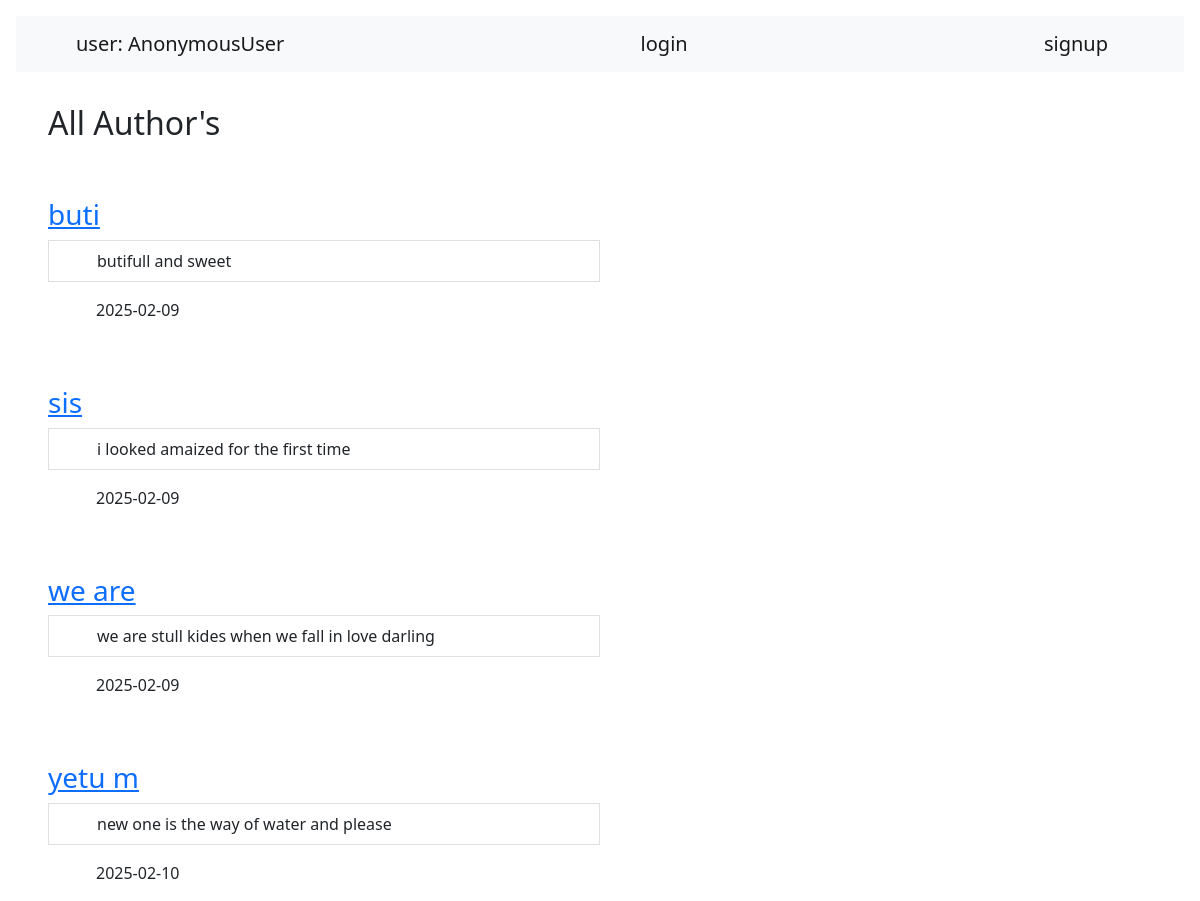
The page / on the database its author committed.
### formview/models.py (models this page shows, shortened)
class Trial(models.Model):
    username = models.ForeignKey(User,on_delete=models.CASCADE)
    name = models.CharField(max_length=6)
    title = models.CharField(max_length=255)
    slug = models.SlugField()
    message = models.CharField(max_length=255)
    date = models.DateField(auto_now_add=True)

### formview/views.py (the view)
# urls.py: path('',ListViewPage.as_view(), name = 'listView'),
class ListViewPage(ListView):
    template_name = 'list.html'
    model = Trial
    context_object_name = 'list'
    queryset = Trial.objects.all() #the default one to get all the model objects

### formview/templates/list.html (shortened to what this page needs)
<!DOCTYPE html>
<html lang="en">
<head>
    <link href="https://cdn.jsdelivr.net/npm/bootstrap@5.0.2/dist/css/bootstrap.min.css" rel="stylesheet">
</head>
<body>
  <nav class="navbar navbar-expand-lg navbar-light bg-light my-3 mx-3">
    <div class="container-fluid">
      <a class="navbar-brand px-5 " href="">user: {{user}}</a>
      {%if user.is_authenticated%}
      <form action="{%url 'form_views:logout'%}" method="post">
        {%csrf_token%}
        <button class="btn btn-danger rounded-pill px-3 my-3" type="submit">Logout</button>
      </form>
      <button class="btn btn-danger rounded-pill px-3 mx-5 " type="submit"><a class="text-light" href="{%url 'form_views:forms'%}">+ ADD</a></button>
      {% else %}
      <a class="navbar-brand px-5 " href="{%url 'form_views:login'%}">login</a>
      <a class="navbar-brand px-5 " href="{%url 'form_views:signup'%}">signup</a>
      {%endif%}
    </div>
  </nav>
  <div class ="pt-3 px-5">
    <h2>All Author's</h2>
  </div>
    {% for author in list%}
    <div class="ps-5 py-3 pt-5 border-end-0 w-50">
        <h3><a class="py-5" href="{%url 'form_views:detail' author.slug %}">{{author.name}}</a></h3>
        <p class="ps-5 list-group-item">{{author.title}}</a></p>
        <span class="px-5">{{author.date|date:'Y-m-d'}}</span>
    </div>
    {%endfor%}
</html>

### rows shown on the page
Trial: name "buti", title "butifull and sweet", date "2025-02-09"
Trial: name "sis", title "i looked amaized for the first time", date "2025-02-09"
Trial: name "we are", title "we are stull kides when we fall in love darling", date "2025-02-09"
Trial: name "yetu m", title "new one is the way of water and please", date "2025-02-10"

### other values the page prints
{{ user }} "AnonymousUser"
